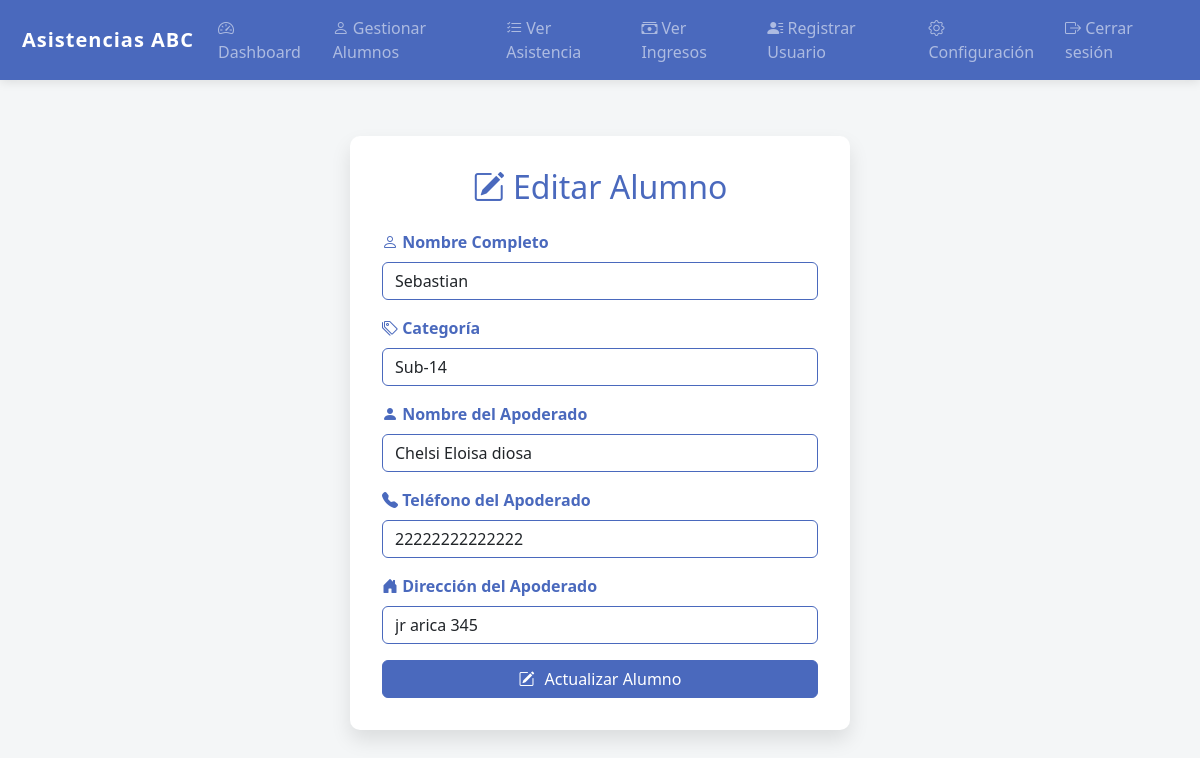
The page /edit_student.php?id=17 (signed in) on the database its author committed.
### tables this page shows
CREATE TABLE `students` (
  `id` int(11) NOT NULL,
  `name` varchar(100) NOT NULL,
  `category` varchar(50) NOT NULL,
  `created_at` timestamp NOT NULL DEFAULT current_timestamp(),
  `status` enum('activo','inactivo') NOT NULL DEFAULT 'activo'
);

CREATE TABLE `guardians` (
  `id` int(11) NOT NULL,
  `name` varchar(100) NOT NULL,
  `phone` varchar(15) NOT NULL,
  `address` varchar(255) NOT NULL,
  `relationship` varchar(50) NOT NULL,
  `student_id` int(11) NOT NULL
);

### edit_student.php (the view, shortened to what this page needs)
<?php
require 'config.php';
if (isset($_GET['id'])) {
    $student_id = $_GET['id'];
    $stmt = $pdo->prepare("SELECT * FROM students WHERE id = :id");
    $stmt->execute(['id' => $student_id]);
    $student = $stmt->fetch();
    $stmt_guardian = $pdo->prepare("SELECT * FROM guardians WHERE student_id = :student_id");
    $stmt_guardian->execute(['student_id' => $student_id]);
    $guardian = $stmt_guardian->fetch();
} else {
    header("Location: manage_students.php");
    exit;
}
?>
<!DOCTYPE html>
<html lang="es">
<head>
    <link href="https://cdn.jsdelivr.net/npm/bootstrap@5.3.0-alpha3/dist/css/bootstrap.min.css" rel="stylesheet">
    <link href="https://cdn.jsdelivr.net/npm/bootstrap-icons/font/bootstrap-icons.css" rel="stylesheet">
</head>
<body>
    <nav class="navbar navbar-expand-lg navbar-dark">
        <div class="container-fluid">
            <a class="navbar-brand" href="home.php">
                <i class="bi bi-basketball"></i> Asistencias ABC
            </a>
            <div class="collapse navbar-collapse" id="navbarNav">
                <ul class="navbar-nav ms-auto">
                    <li class="nav-item"><a class="nav-link" href="home.php"><i class="bi bi-speedometer2"></i> Dashboard</a></li>
                    <li class="nav-item"><a class="nav-link" href="manage_students.php"><i class="bi bi-person"></i> Gestionar Alumnos</a></li>
                    <li class="nav-item"><a class="nav-link" href="view_attendance.php"><i class="bi bi-list-check"></i> Ver Asistencia</a></li>
                    <li class="nav-item"><a class="nav-link" href="view_revenue.php"><i class="bi bi-cash-stack"></i> Ver Ingresos</a></li>
                    <li class="nav-item"><a class="nav-link" href="form_register.php"><i class="bi bi-person-lines-fill"></i> Registrar Usuario</a></li>
                    <li class="nav-item"><a class="nav-link" href="settings.php"><i class="bi bi-gear"></i> Configuración</a></li>
                    <li class="nav-item"><a class="nav-link" href="logout.php"><i class="bi bi-box-arrow-right"></i> Cerrar sesión</a></li>
                </ul>
            </div>
        </div>
    </nav>
    <div class="container-fluid py-4 px-md-5">
        <div class="form-container">
            <h2 class="text-center mb-4" style="color: var(--primary-color)">
                <i class="bi bi-pencil-square"></i> Editar Alumno
            </h2>
            <form method="POST" id="studentForm">
                <div class="mb-3">
                    <label for="name" class="form-label">
                        <i class="bi bi-person"></i> Nombre Completo
                    </label>
                    <input type="text" id="name" name="name" class="form-control" required value="<?= $student['name'] ?>" placeholder="Ingrese el nombre del alumno">
                </div>
                <div class="mb-3">
                    <label for="category" class="form-label">
                        <i class="bi bi-tags"></i> Categoría
                    </label>
                    <select id="category" name="category" class="form-control" required>
                        <option value="Sub-14" <?= $student['category'] === 'Sub-14' ? 'selected' : '' ?>>Sub-14</option>
                    </select>
                </div>
                <div class="mb-3">
                    <label for="guardian_name" class="form-label">
                        <i class="bi bi-person-fill"></i> Nombre del Apoderado
                    </label>
                    <input type="text" id="guardian_name" name="guardian_name" class="form-control" required value="<?= $guardian['name'] ?>" placeholder="Ingrese el nombre del apoderado">
                </div>
                <div class="mb-3">
                    <label for="guardian_phone" class="form-label">
                        <i class="bi bi-telephone-fill"></i> Teléfono del Apoderado
                    </label>
                    <input type="tel" id="guardian_phone" name="guardian_phone" class="form-control" required value="<?= $guardian['phone'] ?>" placeholder="Ingrese el teléfono del apoderado">
                </div>
                <div class="mb-3">
                    <label for="guardian_address" class="form-label">
                        <i class="bi bi-house-door-fill"></i> Dirección del Apoderado
                    </label>
                    <input type="text" id="guardian_address" name="guardian_address" class="form-control" required value="<?= $guardian['address'] ?>" placeholder="Ingrese la dirección del apoderado">
                </div>
                <button type="submit" class="btn btn-primary w-100">
                    <i class="bi bi-pencil-square"></i> Actualizar Alumno
                </button>
            </form>
        </div>
    </div>
</body>
</html>

### edit_student.php (style rules this page uses)
:root { --primary-color: #4a69bd; --secondary-color: #718093; --accent-color: #f1c40f; }
body { background-color: #f4f6f7; font-family: 'Segoe UI', Tahoma, Geneva, Verdana, sans-serif; }
.navbar { background-color: var(--primary-color) !important; box-shadow: 0 2px 10px rgba(0, 0, 0, 0.1); }
.navbar-brand { font-weight: 700; letter-spacing: 1px; display: flex; align-items: center; }
.form-container { background-color: white; border-radius: 10px; box-shadow: 0 10px 20px rgba(0, 0, 0, 0.1); padding: 2rem; max-width: 500px; margin: 2rem auto; }
.form-label { font-weight: 600; color: var(--primary-color); }
.form-control { border-color: var(--primary-color); transition: all 0.3s ease; }
.btn-primary { background-color: var(--primary-color); border-color: var(--primary-color); transition: all 0.3s ease; display: flex; align-items: center; justify-content: center; gap: 10px; }

### rows shown on the page
students: name "Sebastian", category "Sub-14"
guardians: guardian_name "Chelsi Eloisa diosa", guardian_phone "22222222222222", guardian_address "jr arica 345"
